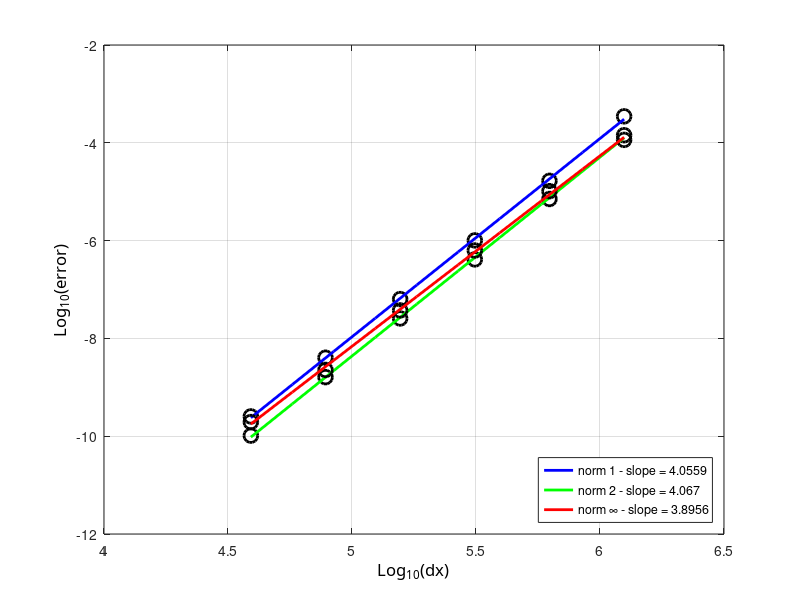

This figure's MATLAB source:
clc; clear all; close all;

radius=6371220;
N=[8 16 32 64 128 256];
dx=2*pi*radius./(4*N);
% e1=[1.9936e-2 1.1325e-3 6.8262e-5 4.2292e-6 2.6413e-7 1.6559e-8];
% e2=[1.8717e-2 1.0216e-3 6.1471e-5 3.8166e-6 2.3881e-7 1.4975e-8];
% e3=[2.5623e-2 1.4497e-3 8.9084e-5 5.5817e-6 3.5265e-7 2.2194e-8];

% e1=[1.9936e-2 1.1325e-3 6.8262e-5 4.2292e-6 2.6413e-7 1.6559e-8];
% e2=[1.8717e-2 1.0216e-3 6.1471e-5 3.8166e-6 2.3881e-7 1.4975e-8];
% e3=[2.5623e-2 1.4497e-3 8.9084e-5 5.5817e-6 3.5265e-7 2.2194e-8];

e1=[3.4770e-4 1.6686e-5 1.0089e-6 6.3688e-8 4.0283e-9 2.5396e-10];
e2=[1.4286e-4 7.0948e-6 4.1258e-7 2.5581e-8 1.6143e-9 1.0283e-10];
e3=[1.1470e-4 1.0256e-5 6.2778e-7 3.7403e-8 2.2653e-9 1.9459e-10];


ldx=log10(dx);
le1=log10(e1);
le2=log10(e2);
le3=log10(e3);

%% plot 1
figure(11); 
%% curve 1
hl1=plot(ldx,le1,'ok');
set(hl1,'LineWidth',2.0);
set(hl1,'MarkerSize',10);
set(hl1,'MarkerEdgeColor','k');

hold on;
[a1,b1]=polyfit(ldx,le1,1);
tt=linspace(min(ldx),max(ldx),10);
lsq1=a1(2)+a1(1)*tt;
% %% courbes...
hlf1=plot(tt,lsq1,'-b');
set(hlf1,'LineWidth',2.0);


%% curve 2
hl1=plot(ldx,le2,'ok');
set(hl1,'LineWidth',2.0);
set(hl1,'MarkerSize',10);
set(hl1,'MarkerEdgeColor','k');

hold on;
[a2,b1]=polyfit(ldx,le2,1);
tt=linspace(min(ldx),max(ldx),10);
lsq1=a2(2)+a2(1)*tt;
% %% courbes...
hlf2=plot(tt,lsq1,'-g');
set(hlf2,'LineWidth',2.0);

%% curve 3
hl1=plot(ldx,le3,'ok');
set(hl1,'LineWidth',2.0);
set(hl1,'MarkerSize',10);
set(hl1,'MarkerEdgeColor','k');

hold on;
[a3,b1]=polyfit(ldx,le3,1);
tt=linspace(min(ldx),max(ldx),10);
lsq1=a3(2)+a3(1)*tt;
% %% courbes...
hlf3=plot(tt,lsq1,'-r');
set(hlf3,'LineWidth',2.0);

ha=gca;
xa=get(gca,'Xlabel');
set(ha,'Xgrid','on');
set(xa,'String','Log_{10}(dx)');
set (xa,'FontName','Calibri');
set(xa,'FontSize',12);

% ylabel
ha=gca;
ya=get(gca,'Ylabel');
set(ha,'Ygrid','on');
set(ya,'String','Log_{10}(error)');
set (ya,'FontName','Calibri');
set(ya,'FontSize',12);

%% legend
legend([hlf1,hlf2,hlf3],{['norm 1 - slope = ' num2str(a1(1))],['norm 2 - slope = ' num2str(a2(1))],['norm \infty - slope = ' num2str(a3(1))]},'Location','SouthEast')
